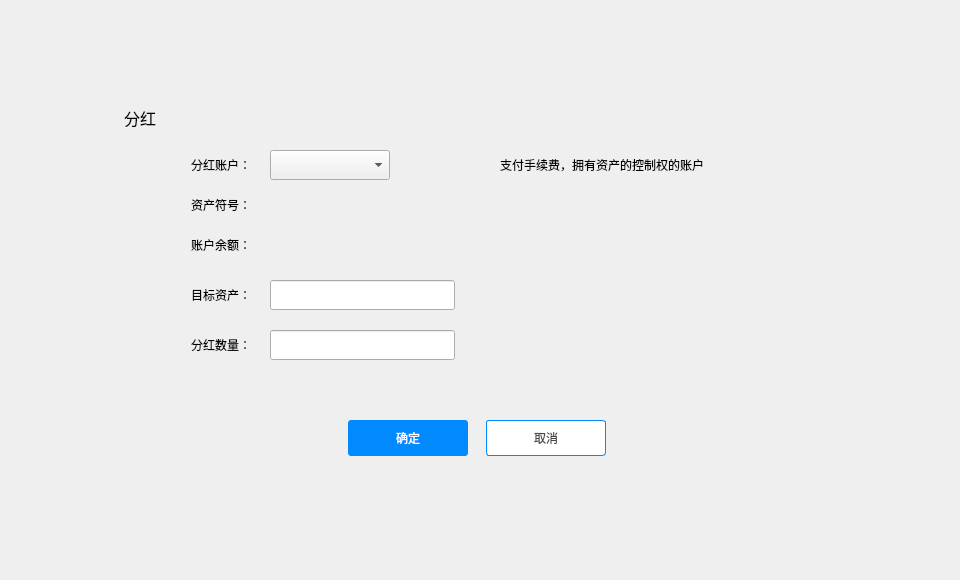
<?xml version="1.0" encoding="UTF-8"?>
<ui version="4.0">
 <class>TransferToAssetDialog</class>
 <widget class="QDialog" name="TransferToAssetDialog">
  <property name="geometry">
   <rect>
    <x>0</x>
    <y>0</y>
    <width>960</width>
    <height>580</height>
   </rect>
  </property>
  <property name="windowTitle">
   <string>Dialog</string>
  </property>
  <widget class="QWidget" name="widget" native="true">
   <property name="geometry">
    <rect>
     <x>0</x>
     <y>0</y>
     <width>960</width>
     <height>580</height>
    </rect>
   </property>
   <property name="font">
    <font>
     <family>微软雅黑</family>
    </font>
   </property>
   <widget class="QWidget" name="containerWidget" native="true">
    <property name="geometry">
     <rect>
      <x>100</x>
      <y>90</y>
      <width>756</width>
      <height>411</height>
     </rect>
    </property>
    <property name="font">
     <font>
      <family>微软雅黑</family>
     </font>
    </property>
    <widget class="QToolButton" name="cancelBtn">
     <property name="geometry">
      <rect>
       <x>386</x>
       <y>330</y>
       <width>120</width>
       <height>36</height>
      </rect>
     </property>
     <property name="font">
      <font>
       <family>微软雅黑</family>
      </font>
     </property>
     <property name="cursor">
      <cursorShape>PointingHandCursor</cursorShape>
     </property>
     <property name="focusPolicy">
      <enum>Qt::NoFocus</enum>
     </property>
     <property name="styleSheet">
      <string notr="true">QToolButton{background-color:#ffffff;color:#484848;border:1px solid rgb(0,138,254);border-radius:3px;}
QToolButton:hover{color:rgb(0,138,254);}</string>
     </property>
     <property name="text">
      <string>取消</string>
     </property>
    </widget>
    <widget class="QLabel" name="contactLabel2">
     <property name="geometry">
      <rect>
       <x>24</x>
       <y>17</y>
       <width>171</width>
       <height>21</height>
      </rect>
     </property>
     <property name="font">
      <font>
       <family>微软雅黑</family>
       <pointsize>12</pointsize>
      </font>
     </property>
     <property name="styleSheet">
      <string notr="true"/>
     </property>
     <property name="text">
      <string>分红</string>
     </property>
    </widget>
    <widget class="QLabel" name="label_2">
     <property name="geometry">
      <rect>
       <x>10</x>
       <y>100</y>
       <width>141</width>
       <height>30</height>
      </rect>
     </property>
     <property name="font">
      <font>
       <family>微软雅黑</family>
       <pointsize>9</pointsize>
      </font>
     </property>
     <property name="text">
      <string>资产符号：</string>
     </property>
     <property name="alignment">
      <set>Qt::AlignRight|Qt::AlignTrailing|Qt::AlignVCenter</set>
     </property>
    </widget>
    <widget class="QLabel" name="label">
     <property name="geometry">
      <rect>
       <x>50</x>
       <y>240</y>
       <width>101</width>
       <height>30</height>
      </rect>
     </property>
     <property name="font">
      <font>
       <family>微软雅黑</family>
       <pointsize>9</pointsize>
      </font>
     </property>
     <property name="text">
      <string>分红数量：</string>
     </property>
     <property name="alignment">
      <set>Qt::AlignRight|Qt::AlignTrailing|Qt::AlignVCenter</set>
     </property>
    </widget>
    <widget class="QLineEdit" name="amountLineEdit">
     <property name="geometry">
      <rect>
       <x>170</x>
       <y>240</y>
       <width>185</width>
       <height>30</height>
      </rect>
     </property>
     <property name="font">
      <font>
       <family>微软雅黑</family>
       <pointsize>9</pointsize>
      </font>
     </property>
    </widget>
    <widget class="QToolButton" name="okBtn">
     <property name="geometry">
      <rect>
       <x>248</x>
       <y>330</y>
       <width>120</width>
       <height>36</height>
      </rect>
     </property>
     <property name="font">
      <font>
       <family>微软雅黑</family>
      </font>
     </property>
     <property name="cursor">
      <cursorShape>PointingHandCursor</cursorShape>
     </property>
     <property name="focusPolicy">
      <enum>Qt::NoFocus</enum>
     </property>
     <property name="styleSheet">
      <string notr="true">QToolButton{background-color:rgb(0,138,254);color:#ffffff;border:none;border-radius:3px;}
QToolButton:hover{background-color:rgb(10,148,254);}
QToolButton:disabled{background-color:#cecece;}</string>
     </property>
     <property name="text">
      <string>确定</string>
     </property>
    </widget>
    <widget class="QLabel" name="label_4">
     <property name="geometry">
      <rect>
       <x>10</x>
       <y>60</y>
       <width>141</width>
       <height>30</height>
      </rect>
     </property>
     <property name="font">
      <font>
       <family>微软雅黑</family>
       <pointsize>9</pointsize>
      </font>
     </property>
     <property name="text">
      <string>分红账户：</string>
     </property>
     <property name="alignment">
      <set>Qt::AlignRight|Qt::AlignTrailing|Qt::AlignVCenter</set>
     </property>
    </widget>
    <widget class="QComboBox" name="accountComboBox">
     <property name="geometry">
      <rect>
       <x>170</x>
       <y>60</y>
       <width>120</width>
       <height>30</height>
      </rect>
     </property>
     <property name="font">
      <font>
       <family>微软雅黑</family>
       <weight>50</weight>
       <bold>false</bold>
      </font>
     </property>
     <property name="focusPolicy">
      <enum>Qt::NoFocus</enum>
     </property>
    </widget>
    <widget class="QLabel" name="label_8">
     <property name="geometry">
      <rect>
       <x>400</x>
       <y>55</y>
       <width>301</width>
       <height>40</height>
      </rect>
     </property>
     <property name="text">
      <string>支付手续费，拥有资产的控制权的账户</string>
     </property>
     <property name="wordWrap">
      <bool>true</bool>
     </property>
    </widget>
    <widget class="QLabel" name="symbolLabel">
     <property name="geometry">
      <rect>
       <x>170</x>
       <y>100</y>
       <width>181</width>
       <height>31</height>
      </rect>
     </property>
     <property name="text">
      <string/>
     </property>
    </widget>
    <widget class="QLabel" name="label_5">
     <property name="geometry">
      <rect>
       <x>10</x>
       <y>190</y>
       <width>141</width>
       <height>30</height>
      </rect>
     </property>
     <property name="font">
      <font>
       <family>微软雅黑</family>
       <pointsize>9</pointsize>
      </font>
     </property>
     <property name="text">
      <string>目标资产：</string>
     </property>
     <property name="alignment">
      <set>Qt::AlignRight|Qt::AlignTrailing|Qt::AlignVCenter</set>
     </property>
    </widget>
    <widget class="QLineEdit" name="targetAssetLineEdit">
     <property name="geometry">
      <rect>
       <x>170</x>
       <y>190</y>
       <width>185</width>
       <height>30</height>
      </rect>
     </property>
     <property name="font">
      <font>
       <family>微软雅黑</family>
       <pointsize>9</pointsize>
      </font>
     </property>
    </widget>
    <widget class="QLabel" name="label_3">
     <property name="geometry">
      <rect>
       <x>10</x>
       <y>140</y>
       <width>141</width>
       <height>30</height>
      </rect>
     </property>
     <property name="font">
      <font>
       <family>微软雅黑</family>
       <pointsize>9</pointsize>
      </font>
     </property>
     <property name="text">
      <string>账户余额：</string>
     </property>
     <property name="alignment">
      <set>Qt::AlignRight|Qt::AlignTrailing|Qt::AlignVCenter</set>
     </property>
    </widget>
    <widget class="QLabel" name="balanceLabel">
     <property name="geometry">
      <rect>
       <x>170</x>
       <y>140</y>
       <width>181</width>
       <height>31</height>
      </rect>
     </property>
     <property name="text">
      <string/>
     </property>
    </widget>
   </widget>
  </widget>
 </widget>
 <resources/>
 <connections/>
</ui>
